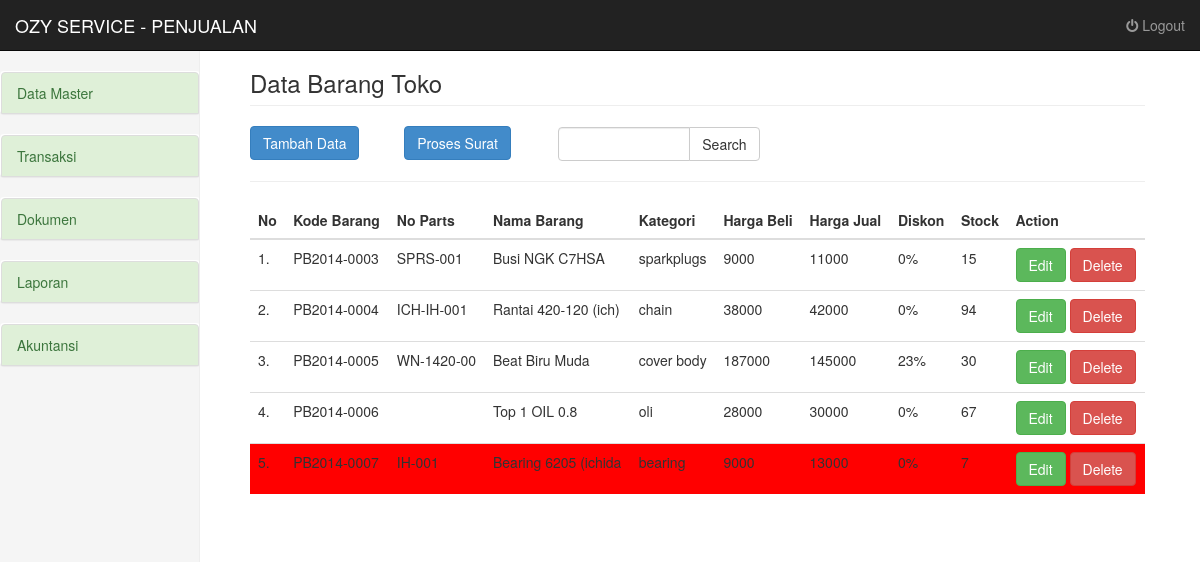
The app's page /penjualan/input_barang/index.php (signed in) with its own data.
### tables this page shows
CREATE TABLE IF NOT EXISTS `data_barang` (
  `kode_barang` varchar(20) NOT NULL,
  `no_parts` varchar(20) NOT NULL,
  `nama_barang` varchar(20) NOT NULL,
  `kategori` varchar(20) NOT NULL,
  `harga_beli` float NOT NULL,
  `harga_jual` float NOT NULL,
  `stock` int(10) NOT NULL,
  `stock toko` int(10) NOT NULL,
  `diskon` int(3) NOT NULL,
  PRIMARY KEY (`kode_barang`),
  UNIQUE KEY `no_parts` (`no_parts`)
);

### penjualan/input_barang/index.php (the view, shortened to what this page needs)
<?php
require_once("../templates/header.php");
?>
<div class="col-sm-9 col-sm-offset-3 col-md-10 col-md-offset-2 main">
<h3 class="page-header"></i> Data Barang Toko</h3>
    <div class="row">
      <div class="col-md-2">
        <a href="add.php" class="btn btn-primary"></i> Tambah Data</a>
      </div>
      <div class="col-md-2">
        <a href="surat.php" class="btn btn-primary"></i> Proses Surat</a>
      </div>
      <div class="col-lg-7">
      </div>
        <div class="col-lg-3">
        <form class="form-inline" method="GET" action="index.php">
        <div class="input-group">
          <input type="text" class="form-control" name="cari" value="<?php echo $_GET['cari']; ?>">
          <span class="input-group-btn">
            <button class="btn btn-default" type="submit">Search</button>
          </span>
        </div>
        </form>
      </div>
    </div>
  <div class="row">
  <div class="col-md-12">
    <hr/>
    <?php
      $cari = $_GET['cari'];
      $result = mysql_query("SELECT * FROM data_barang WHERE nama_barang LIKE '%$cari%' or kode_barang LIKE '%$cari%' or kategori LIKE '$cari' or no_parts LIKE '%$cari%'");
      $found = mysql_num_rows($result);
      if($found != 0 ){
    ?>
    <table class="table table-hover">
      <thead>
        <tr>
          <th>No</th>
          <th>Kode Barang </th>
          <th>No Parts </th>
          <th>Nama Barang</th>
          <th>Kategori</th>
          <th>Harga Beli</th>
          <th>Harga Jual</th>
          <th>Diskon</th>
          <th>Stock</th>
          <th colspan="3">Action</th>
        </tr>
      </thead>
      <tbody>
        <?php
        $no = 1;
        while($row = mysql_fetch_array($result))
          {
            if($row['stock toko']< 10){
                $warna = "ff0000";
              } else {
                $warna = "ffffff";
              }
        ?>
        <tr bgcolor="<?php echo $warna;?>">
          <td><?php echo $no; ?>.</td>
          <td><?php echo $row['kode_barang']; ?></td>
          <td><?php echo $row['no_parts']; ?></td>
          <td><?php echo $row['nama_barang']; ?></td>
          <td><?php echo $row['kategori']; ?></td>
          <td><?php echo $row['harga_beli']; ?></td>
          <td><?php echo $row['harga_jual']; ?></td>
          <td><?php echo $row['diskon']; ?>%</td>
          <td><?php echo $row['stock toko']; ?></td>
          <td><a href="edit.php?kode_barang=<?php echo $row['kode_barang']; ?>" class="btn btn-success">Edit</a>
      <a onclick="return confirm('Hapus Data Ini ?')" href="delete.php?kode_barang=<?php echo $row['kode_barang']; ?>"class="btn btn-danger">Delete</a></td>
        </tr>
        <?php
          $no++;
          }
        ?>
      </tbody>
    </table>
    <?php } else {?>
      <h1 align="center">Not Found...!!!</h1>
    <?php } ?>
  </div>
  </div>
</div>
<?php require_once("../templates/footer.php"); ?>

### assets/css/dashboard.css (style rules this page uses)
body { padding-top: 50px; }
.main { padding: 20px; }
@media (min-width: 768px) { .main { padding-right: 40px; padding-left: 40px; } }
.main .page-header { margin-top: 0; }

### penjualan/templates/header.php (style rules this page uses)
a { color: #444B52; text-decoration: none; }

### records on screen
data_barang: kode_barang "PB2014-0003", no_parts "SPRS-001", nama_barang "Busi NGK C7HSA", kategori "sparkplugs", harga_beli "9000", harga_jual "11000", diskon "0", stock toko "15"
data_barang: kode_barang "PB2014-0004", no_parts "ICH-IH-001", nama_barang "Rantai 420-120 (ich)", kategori "chain", harga_beli "38000", harga_jual "42000", diskon "0", stock toko "94"
data_barang: kode_barang "PB2014-0005", no_parts "WN-1420-00", nama_barang "Beat Biru Muda", kategori "cover body", harga_beli "187000", harga_jual "145000", diskon "23", stock toko "30"
data_barang: kode_barang "PB2014-0006", nama_barang "Top 1 OIL 0.8", kategori "oli", harga_beli "28000", harga_jual "30000", diskon "0", stock toko "67"
data_barang: kode_barang "PB2014-0007", no_parts "IH-001", nama_barang "Bearing 6205 (ichida", kategori "bearing", harga_beli "9000", harga_jual "13000", diskon "0", stock toko "7"
